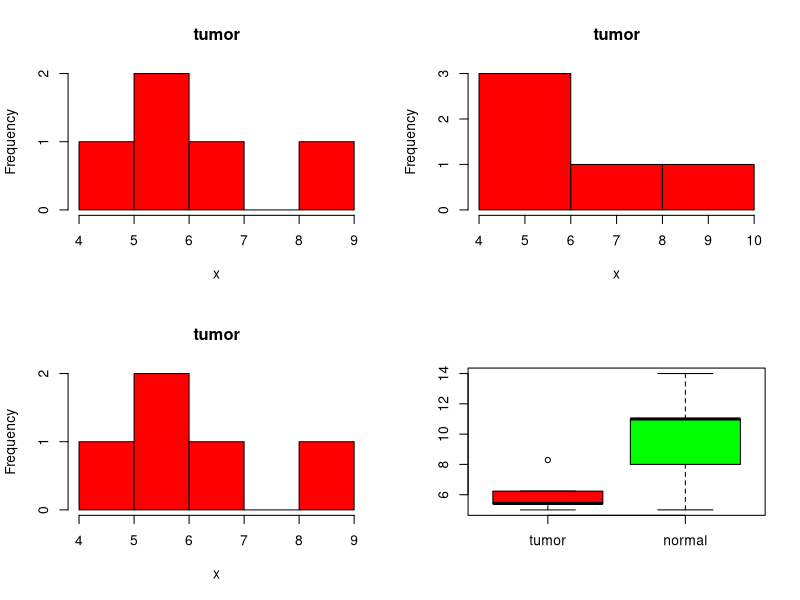
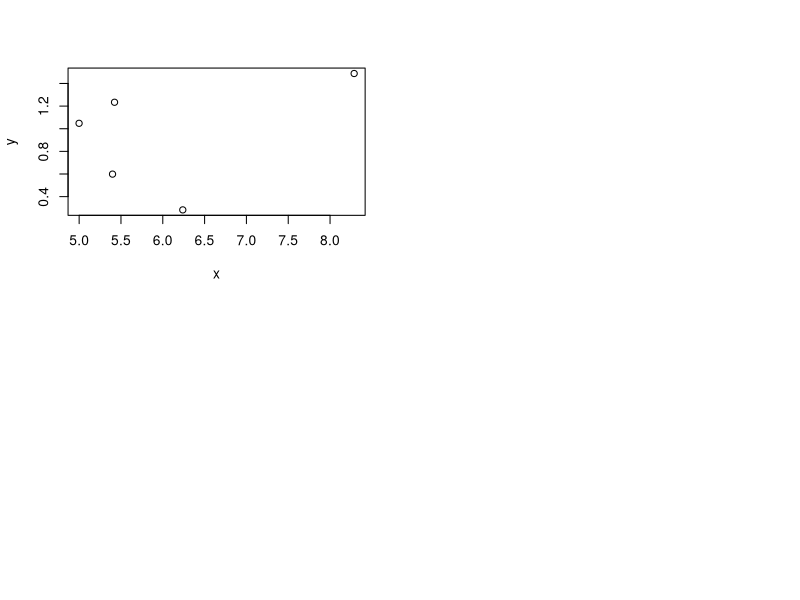

Recreate these plots in R, in order.
x=c(5.423, 6.239, 8.288, 4.999, 5.399)
quantile(x)

#IQR

par(mfrow=c(2, 2))

hist(x, col="red", main="tumor")
hist(x, col="red", main="tumor", breaks="Scott")
hist(x, col="red", main="tumor", breaks=4)

x=c(5.423, 6.239, 8.288, 4.999, 5.399)
y = c(8, 11, 5, 11, 14)
X = cbind(x,y)
boxplot(X,col=c("red","green"), names=c("tumor","normal"))

# Correlation between tumor and normal in R:
x=c(5.423, 6.239, 8.288, 4.999, 5.399)
y=c(1.234, 0.283, 1.488, 1.048, 0.599)
plot(x,y)
cor(x,y)
# Rank correlation
cor(x,y, method="spearman")
cor(x,y, method="kendall")


